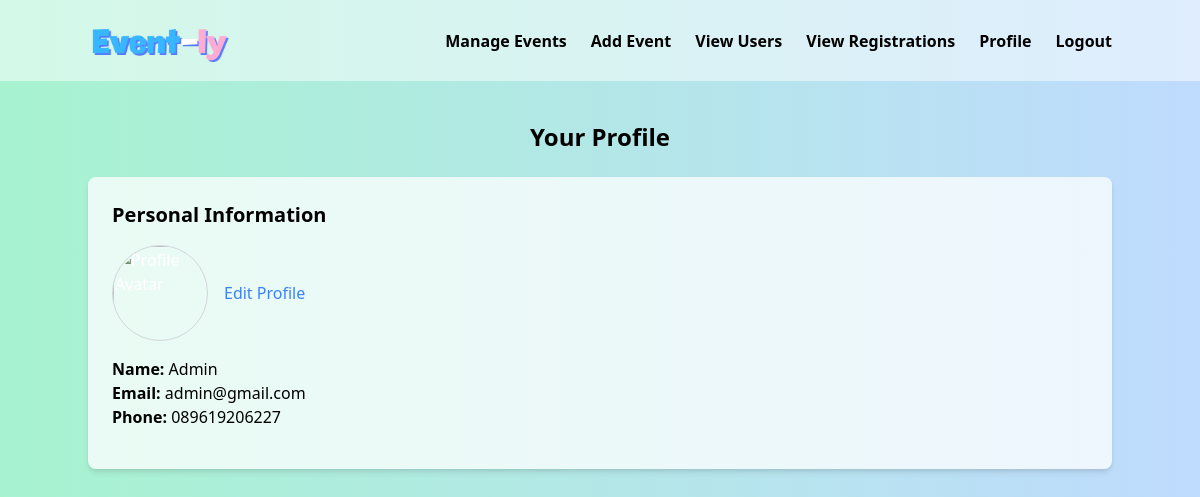
Page /admin/view_profile.php (signed in) on the committed database.
### tables this page shows
CREATE TABLE `users` (
  `id` int(11) NOT NULL,
  `name` varchar(255) NOT NULL,
  `email` varchar(255) NOT NULL,
  `password` varchar(255) NOT NULL,
  `role` enum('admin','user') DEFAULT 'user',
  `avatar` varchar(255) DEFAULT NULL,
  `created_at` timestamp NOT NULL DEFAULT current_timestamp(),
  `phone` varchar(12) DEFAULT NULL
);

### admin/view_profile.php (the view, shortened to what this page needs)
<?php
require '../includes/db_connection.php';
$user_id = $_SESSION['user_id'];
$stmt = $pdo->prepare("SELECT name, email, phone, avatar FROM users WHERE id = :id");
$stmt->execute(['id' => $user_id]);
$user = $stmt->fetch();
?>
<?php include '../includes/navbar.php'; ?>
<body class="bg-gradient-to-r from-green-200 to-blue-200 text-white">
    <div class="container mx-auto my-10">
        <h1 class="text-center text-2xl font-bold my-6 text-black">Your Profile</h1>
        <div class="bg-white/75 shadow-md rounded-lg p-6 mb-8">
            <h2 class="text-xl font-semibold text-black mb-4">Personal Information</h2>
            <div class="flex items-center space-x-4 mb-4">
                <?php
            if (!empty($user['avatar'])):
                $avatar_path = '../uploads/avatars/' . htmlspecialchars($user['avatar']);
                if (file_exists($avatar_path)):
                    ?>
                    <img src="<?= $avatar_path ?>" alt="Profile Avatar" class="w-24 h-24 rounded-full border border-gray-300 object-cover">
                    <?php else: ?>
                        <img src="../uploads/avatars/default-avatar.png" alt="Profile Avatar" class="w-24 h-24 rounded-full border border-gray-300 object-cover">
                        <?php endif; ?>
                        <?php else: ?>
                            <img src="../uploads/avatars/default-avatar.png" alt="Profile Avatar" class="w-24 h-24 rounded-full border border-gray-300 object-cover">
                            <?php endif; ?>
                            <a href="edit_profile.php" class="text-blue-500 hover:underline">Edit Profile</a>
                        </div>
                        <p class="text-black"><strong>Name:</strong> <?= htmlspecialchars($user['name']) ?></p>
                        <p class="text-black"><strong>Email:</strong> <?= htmlspecialchars($user['email']) ?></p>
                        <p class="text-black mb-4"><strong>Phone:</strong> <?= htmlspecialchars($user['phone']) ?></p>
                    </div>
</div>
</body>
<link href="https://cdn.jsdelivr.net/npm/tailwindcss@2.2.19/dist/tailwind.min.css" rel="stylesheet">

### rows in the picture
users: name "Admin", email "admin@gmail.com", phone "089619206227"
